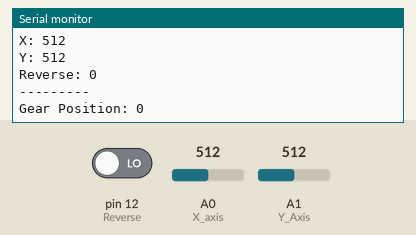
Recording of a program running on a simulated Arduino Leonardo, built with avr-gcc and run on an emulated ATmega32U4. Parts: the last lines printed to the serial monitor. Inputs (shaded band) come from the test bench; at power-on: A1 (Y_Axis) = 512, A0 (X_axis) = 512, pin 12 (Reverse) LOW. USB keyboard and mouse output is not drawn.

Above: at 1.2 s.
1.3 s: A1 (Y_Axis) set to 140
At 1.7 s:
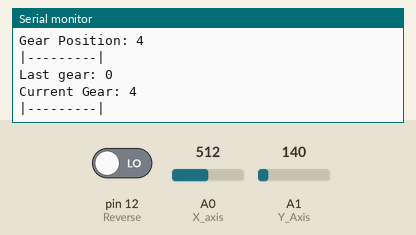
3.0 s: A0 (X_axis) set to 390
At 3.21 s:
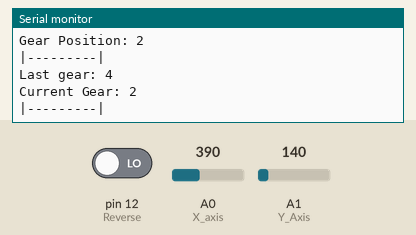
4.5 s: pin 12 (Reverse) driven HIGH
At 4.73 s:
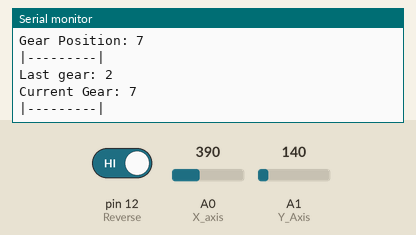
6.0 s: A1 (Y_Axis) set to 122
At 6.24 s:
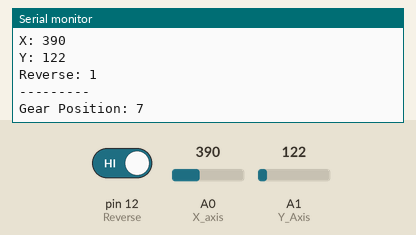
7.5 s: A0 (X_axis) set to 410
9.0 s: pin 12 (Reverse) driven LOW
At 9.27 s:
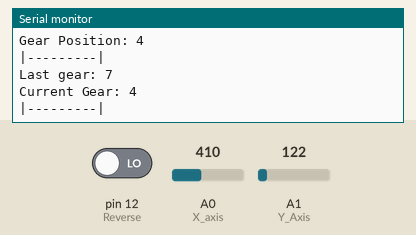
Timing chart, 0 to 11.5 s (numbered marks = the images above; inputs shaded):
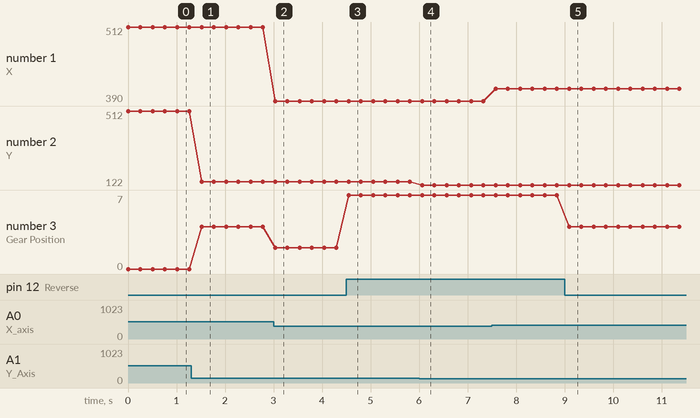

Measured:
- after the input at 1.3 s, the serial monitor: prints a new line after 0.22 s (image 1)
- after the input at 3.0 s, the serial monitor: prints a new line at once (image 2)
- after the input at 4.5 s, the serial monitor: prints a new line after 0.05 s (image 3)
- after the input at 6.0 s, the serial monitor: prints a new line after 0.06 s (image 4)
- after the input at 9.0 s, the serial monitor: prints a new line after 0.09 s (image 5)
- plotted number 1: 512 → 390 after the input at 3.0 s, 390 → 410 after the input at 7.5 s
- plotted number 2: 512 → 140 after the input at 1.3 s, 140 → 122 after the input at 6.0 s
- plotted number 3: 0 → 4 after the input at 1.3 s, 4 → 2 after the input at 3.0 s, 2 → 7 after the input at 4.5 s, 7 → 4 after the input at 9.0 s

The program:

main.cpp
```cpp
#include <Arduino.h>
#include <Joystick.h>

//You can adjust the delay between each check loop in ms (ie: 1000 = 1 second)
#define shifter_delay 250

//Look into the X and Y value in Serial monitor and adjust the thresholds if it doesn't ingage gears correctly ingame
const int x_thresh_left = 400; // if x < 400
const int x_thresh_right = 625; // if x > 625
const int y_thresh_high = 900; // if y > 900
const int y_thresh_low = 150; // if y < 150

int last_gear = 0;
int current_gear = 0;

Joystick_ Joystick;

uint8_t ReadShifter(){
  int gear = 0;
  int x = analogRead(A0);
  int y = analogRead(A1);
  bool reverse = digitalRead(12);

  Serial.print("\n---------");
  Serial.print("\nX: "+String(x));
  Serial.print("\nY: "+String(y));
  Serial.print("\nReverse: "+String(reverse));
  Serial.print("\n---------");

  if (reverse){ // Reverse
    gear = 7;
  }
  else if (x < x_thresh_left){
    if (y > y_thresh_high){
      gear = 1;
    }
    else if (y <y_thresh_low){
      gear = 2;
    }
  }
  else if (x > x_thresh_left and x < x_thresh_right){
    if (y > y_thresh_high){
      gear = 3;
    }
    else if (y <y_thresh_low){
      gear = 4;
    }
  }
  else if (x > x_thresh_right){
    if (y > y_thresh_high){
      gear = 5;
    }
    else if (y <y_thresh_low){
      gear = 6;
    }
  }

  Serial.print("\nGear Position: "+String(gear));
  return gear; //returns the gear position
}

void setup() {
  Serial.begin(9600);
  pinMode(12, INPUT); // Reverse
  pinMode(A1, INPUT_PULLUP); // Y Axis
  pinMode(A0, INPUT_PULLUP); // X axis

  Joystick.begin();
}

void loop() {
  current_gear = ReadShifter();

  if (last_gear != current_gear){
    Serial.print("\n|---------|");
    Serial.print("\nLast gear: "+String(last_gear));
    Serial.print("\nCurrent Gear: "+String(current_gear));
    Serial.print("\n|---------|");
    Joystick.releaseButton(last_gear);
    Joystick.pressButton(current_gear);
    last_gear = current_gear;
  }

  delay(shifter_delay);
}
```
